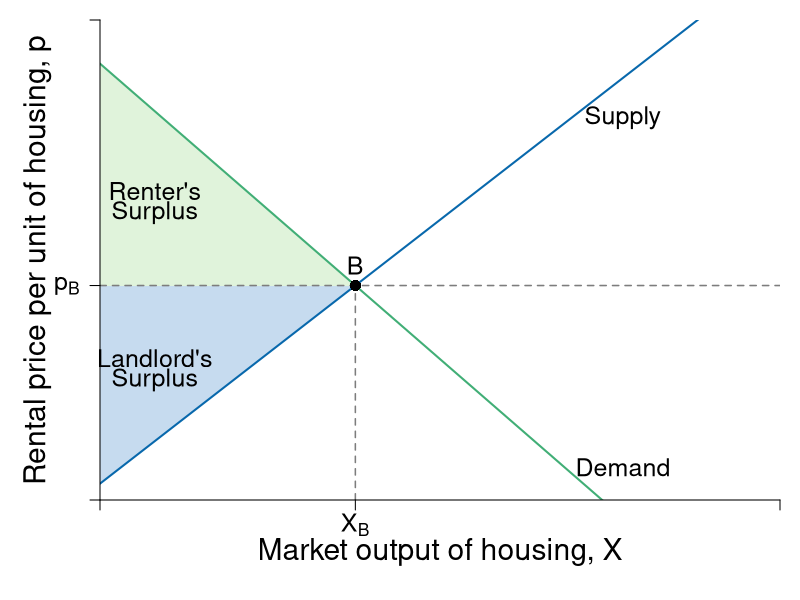

Write the R code that produced this figure.
require(shape)
pdf(file = "public_mechanism/landlord_no_rc.pdf", width = 9, height = 7)

# Set parameters for graphics
axislabelsize <- 1.8
labelsize <- 1.5
namesize <- 1.8
annotatesize <- 1.5
graphlinewidth <- 2
segmentlinewidth <- 1.5

COL <- c("#7fc97f", "#beaed4", "#fdc086", "#ffff99", "#386cb0", "#f0027f", "#bf5b17", "#666666")
COLA <- c("#e0f3db", "#99d8c9","#66c2a4","#41ae76", "#238b45", "#005824")
COLB <- c("#c6dbef", "#4eb3d3", "#2b8cbe", "#0868ac","#084081")
COLC <- c("#fcfbfd", "#efedf5", "#dadaeb", "#bcbddc", "#9e9ac8", "#807dba", "#6a51a3", "#54278f", "#3f007d")
grays <- gray.colors(25, start = 1, end = 0, alpha = 1)

par(mar =  c(5, 5, 1, 1))

Demand <- function(x, rmax = 20, xmax = 12, n = 8) {
  rmax - (rmax/(n*xmax))*x
}

mrsA <- function(x, rmax = 20, xmax = 10) {
  rmax - (rmax/xmax)*x
}

#uA <- function(x, y, rmax, rmax = 20, xmax = 10) {
#  y + rmax*x - (1/2)(rmax/xmax)*x^2
#}


Supply <- function(x, c1 = 0.75, c2 = 0.0465){
  c1 + 4*c2*x
}

xlims <- c(0, 130)
ylims <- c(0, 22)

npts <- 501 
x <- seq(xlims[1], xlims[2], length.out = npts)
y <- seq(ylims[1], ylims[2], length.out = npts) 
a <- c(46.08, 55, 64)
b <- c(46.08, 55, 64)

plot(0, 0, xlim = xlims, ylim = ylims, type = "n",
     xlab = expression(paste("")),
     ylab = expression(paste("")), 
     xaxt = "n", 
     yaxt = "n", 
     cex.lab = axislabelsize, 
     bty = "n",
     xaxs = "i", 
     yaxs = "i")


ticksy <- c(0, 9.83, ylims[2])
ylabels <- c(NA, expression(paste(p[B])), NA)
ticksx <- c(0, 48.817, xlims[2])
xlabels <- c(NA, expression(paste(X[B])), NA)

npts <- 500 
xx1 <- seq(xlims[1], xlims[2], length.out = npts)

#Draw the polygon for landlord surplus
xpoly1 <- c(0, 28.226, 0, 0)
ypoly1 <- c(0.75, 6, 6, 0.75)
polygon(x = xpoly1, y = ypoly1, col=COLB[1], density=NULL, border = NA)

#Draw the polygon for renter surplus
xpoly2 <- c(0, 0, 28.226, 28.226)
ypoly2 <- c(6, 20, 14.1196, 6)
polygon(x = xpoly2, y = ypoly2, col=COLA[1], density=NULL, border = NA)

#Draw the polygon for renter loss
xpoly3 <- c(28.226, 28.226, 48.817)
ypoly3 <- c( 9.83, 14.1196, 9.83)
polygon(x = xpoly3, y = ypoly3, col=COLA[1], density=NULL, border = NA)

#Draw the polygon for LL loss
xpoly4 <- c(28.226, 28.226, 48.817)
ypoly4 <- c(6, 9.83, 9.83)
polygon(x = xpoly4, y = ypoly4, col=COLB[1], density=NULL, border = NA)

# CHANGE THIS COLOR

# Draw now renters surplus
xpoly5 <- c(0, 0, 28.226, 28.226)
ypoly5 <- c(9.83, 6, 6, 9.83)
polygon(x = xpoly5, y = ypoly5, col=COLB[1], density=NULL, border = NA)

#text(51, 5.5, expression(paste("Landlord Surplus Lost")), xpd = TRUE, cex = labelsize) 

#Segments
segments(0, 9.83, xlims[2], 9.83, lty = 2, grays[20] , lwd = segmentlinewidth)
segments(48.817, 0, 48.817, 9.83, lty = 2, col = grays[20] , lwd = segmentlinewidth)


# segments(0, 6, xlims[2], 6, lty = 2, grays[20] , lwd = segmentlinewidth)
# segments(28.226, 0, 28.226, 14.1196, lty = 2, grays[20] , lwd = segmentlinewidth)

#Lines for mrs graph
lines(xx1, Demand(xx1), col = COLA[4], lwd = graphlinewidth)
lines(xx1, Supply(xx1), col = COLB[4], lwd = graphlinewidth)

# Points
points(48.817, 9.83, pch = 16, col = "black", cex = 1.5)
text(48.817, 10.75, expression(paste(B)), xpd = TRUE, cex = labelsize)

# segments(48.817 +18.226, 0, 48.817 +18.226, 6, lty = 2, col = grays[20] , lwd = segmentlinewidth)


# segments(0, 6, xlims[2], 6, lty = 2, grays[20] , lwd = segmentlinewidth)
# segments(28.226, 0, 28.226, 14.1196, lty = 2, grays[20] , lwd = segmentlinewidth)

#Label axes
mtext(expression(paste("Market output of housing, ", X)), side=1, line = 2.5, cex = axislabelsize)
text(-12, 0.5*ylims[2], expression(paste("Rental price per unit of housing, ", p)), xpd = TRUE, cex = axislabelsize, srt = 90) 

# Labels
text(10.5, 6.5, expression(paste("Landlord's")), xpd = TRUE, cex = labelsize)
text(10.5, 5.5, expression(paste("Surplus")), xpd = TRUE, cex = labelsize)
text(10.5, 14.16, expression(paste("Renter's")), xpd = TRUE, cex = labelsize) 
text(10.5, 13.16, expression(paste("Surplus")), xpd = TRUE, cex = labelsize)

#text(100, 10.25, expression("Price, Before"), cex = labelsize)
#text(100, 5.5, expression(paste("Rent Control Price")), cex = labelsize)

text(100, 1.5, expression("Demand"), cex = labelsize)
text(100, 17.5, expression("Supply"), cex = labelsize)


axis(1, at = ticksx, pos = 0, labels = xlabels, cex.axis = labelsize)
axis(2, at = ticksy, pos = 0, labels = ylabels, las = 1, cex.axis = labelsize)

dev.off()
